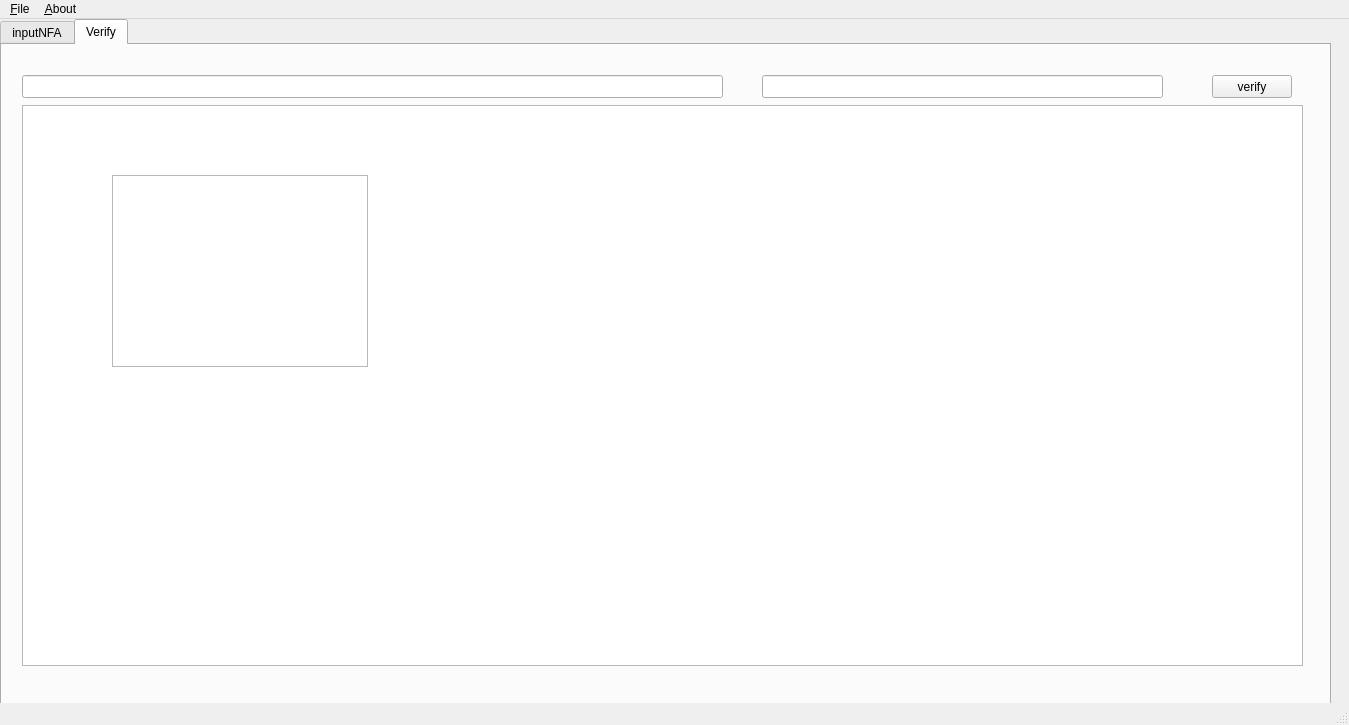
<?xml version="1.0" encoding="UTF-8"?>
<ui version="4.0">
 <class>MainWindow</class>
 <widget class="QMainWindow" name="MainWindow">
  <property name="geometry">
   <rect>
    <x>0</x>
    <y>0</y>
    <width>1349</width>
    <height>725</height>
   </rect>
  </property>
  <property name="windowTitle">
   <string>MainWindow</string>
  </property>
  <widget class="QWidget" name="centralWidget">
   <widget class="QTabWidget" name="tabWidget">
    <property name="geometry">
     <rect>
      <x>0</x>
      <y>0</y>
      <width>1331</width>
      <height>691</height>
     </rect>
    </property>
    <property name="currentIndex">
     <number>1</number>
    </property>
    <widget class="QWidget" name="tab">
     <attribute name="title">
      <string>inputNFA</string>
     </attribute>
     <widget class="QPushButton" name="btnGenerate">
      <property name="geometry">
       <rect>
        <x>1230</x>
        <y>30</y>
        <width>80</width>
        <height>23</height>
       </rect>
      </property>
      <property name="text">
       <string>Generar</string>
      </property>
     </widget>
     <widget class="QLineEdit" name="txtIn">
      <property name="geometry">
       <rect>
        <x>20</x>
        <y>30</y>
        <width>941</width>
        <height>23</height>
       </rect>
      </property>
     </widget>
     <widget class="CustomView" name="graphicsView">
      <property name="geometry">
       <rect>
        <x>20</x>
        <y>60</y>
        <width>1291</width>
        <height>591</height>
       </rect>
      </property>
     </widget>
    </widget>
    <widget class="QWidget" name="tab_2">
     <attribute name="title">
      <string>Verify</string>
     </attribute>
     <widget class="QLineEdit" name="lineEditAFD">
      <property name="geometry">
       <rect>
        <x>20</x>
        <y>30</y>
        <width>701</width>
        <height>23</height>
       </rect>
      </property>
     </widget>
     <widget class="QPushButton" name="btnVerifyAFND">
      <property name="geometry">
       <rect>
        <x>1210</x>
        <y>30</y>
        <width>80</width>
        <height>23</height>
       </rect>
      </property>
      <property name="text">
       <string>verify</string>
      </property>
     </widget>
     <widget class="CustomView" name="graphicsView2">
      <property name="geometry">
       <rect>
        <x>20</x>
        <y>60</y>
        <width>1281</width>
        <height>561</height>
       </rect>
      </property>
     </widget>
     <widget class="QLineEdit" name="lineEditRespuestaVerify">
      <property name="geometry">
       <rect>
        <x>760</x>
        <y>30</y>
        <width>401</width>
        <height>23</height>
       </rect>
      </property>
     </widget>
     <widget class="QColumnView" name="columnView">
      <property name="geometry">
       <rect>
        <x>110</x>
        <y>130</y>
        <width>256</width>
        <height>192</height>
       </rect>
      </property>
     </widget>
    </widget>
   </widget>
  </widget>
  <widget class="QMenuBar" name="menuBar">
   <property name="geometry">
    <rect>
     <x>0</x>
     <y>0</y>
     <width>1349</width>
     <height>19</height>
    </rect>
   </property>
   <widget class="QMenu" name="menu_File">
    <property name="title">
     <string>&amp;File</string>
    </property>
    <addaction name="action_Clear"/>
    <addaction name="action_Exit"/>
   </widget>
   <widget class="QMenu" name="menu_About">
    <property name="title">
     <string>&amp;About</string>
    </property>
    <addaction name="action_About"/>
   </widget>
   <addaction name="menu_File"/>
   <addaction name="menu_About"/>
  </widget>
  <widget class="QStatusBar" name="statusBar"/>
  <action name="action_Clear">
   <property name="text">
    <string>&amp;Clear</string>
   </property>
  </action>
  <action name="action_Exit">
   <property name="text">
    <string>&amp;Exit</string>
   </property>
  </action>
  <action name="action_About">
   <property name="text">
    <string>&amp;About</string>
   </property>
  </action>
 </widget>
 <layoutdefault spacing="6" margin="11"/>
 <customwidgets>
  <customwidget>
   <class>CustomView</class>
   <extends>QGraphicsView</extends>
   <header>customview.h</header>
  </customwidget>
 </customwidgets>
 <resources/>
 <connections/>
</ui>
